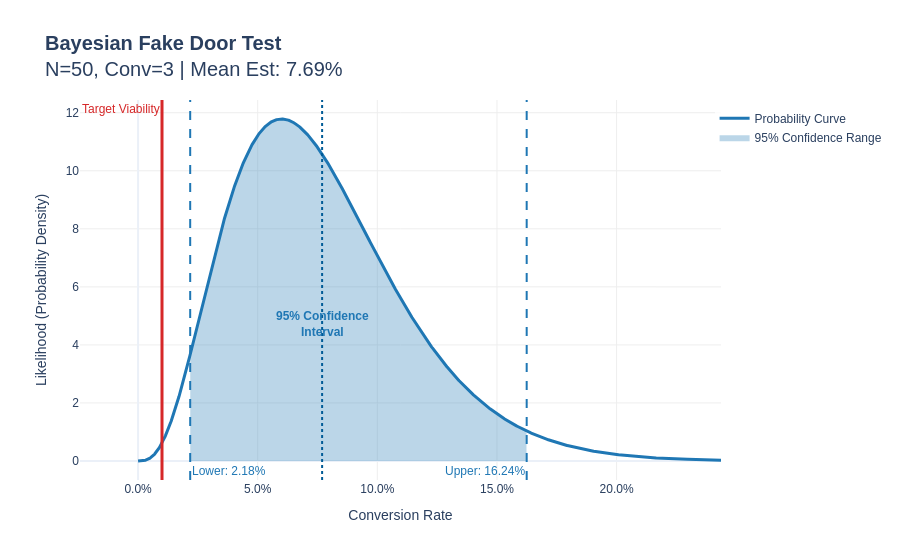

Notebook source saved alongside this figure:
### Code cell
import numpy as np
import plotly.graph_objects as go
from scipy.stats import beta

def run_interactive_fake_door_nice_blue(visitors, conversions, target_cvr):
    # 1. Bayesian Update (The Math)
    prior_alpha = 1
    prior_beta = 1
    
    post_alpha = prior_alpha + conversions
    post_beta = prior_beta + (visitors - conversions)
    
    # 2. Calculate Statistics
    mean_rate = post_alpha / (post_alpha + post_beta)
    
    # Calculate 95% Credible Interval
    ci_lower = beta.ppf(0.025, post_alpha, post_beta) 
    ci_upper = beta.ppf(0.975, post_alpha, post_beta) 
    
    # 3. Generate Data for Plotting
    x_max = max(mean_rate * 3, target_cvr * 2, ci_upper * 1.5)
    x = np.linspace(0, x_max, 2000)
    y = beta.pdf(x, post_alpha, post_beta)
    
    # 4. Create Interactive Plotly Graph
    fig = go.Figure()

    # Define Theme Colors
    primary_blue = '#1f77b4' # Standard light blue
    fill_blue = 'rgba(31, 119, 180, 0.3)' # Semi-transparent blue

    # A. The Main Curve
    fig.add_trace(go.Scatter(
        x=x, y=y,
        mode='lines',
        name='Probability Curve',
        line=dict(color=primary_blue, width=3)
    ))

    # B. The Highlighted 95% Confidence Area
    mask = (x >= ci_lower) & (x <= ci_upper)
    fig.add_trace(go.Scatter(
        x=x[mask], y=y[mask],
        mode='lines',
        fill='tozeroy', 
        name='95% Confidence Range',
        line=dict(width=0),
        fillcolor=fill_blue
    ))

    # C. Vertical Lines & Labels
    # Target Line (Red)
    fig.add_vline(x=target_cvr, line_width=3, line_dash="solid", line_color="#d62728", 
                  annotation_text="Target Viability", annotation_position="top left", annotation_font=dict(color="#d62728"))

    # Lower Bound Line
    fig.add_vline(x=ci_lower, line_width=2, line_dash="dash", line_color=primary_blue,
                  annotation_text=f"Lower: {ci_lower:.2%}", annotation_position="bottom right", annotation_font=dict(color=primary_blue))

    # Upper Bound Line
    fig.add_vline(x=ci_upper, line_width=2, line_dash="dash", line_color=primary_blue,
                  annotation_text=f"Upper: {ci_upper:.2%}", annotation_position="bottom left", annotation_font=dict(color=primary_blue))

    # Mean Line
    fig.add_vline(x=mean_rate, line_width=2, line_dash="dot", line_color="#005b96")

    # 5. Layout Formatting
    fig.update_layout(
        title=dict(
            text=f"<b>Bayesian Fake Door Test</b><br>N={visitors}, Conv={conversions} | Mean Est: {mean_rate:.2%}",
            font=dict(size=20)
        ),
        xaxis_title="Conversion Rate",
        yaxis_title="Likelihood (Probability Density)",
        xaxis=dict(tickformat=".1%", showgrid=True, gridcolor='#eee'),
        yaxis=dict(showgrid=True, gridcolor='#eee'),
        template="plotly_white",
        showlegend=True,
        legend=dict(y=0.99, x=0.99, bgcolor="rgba(255,255,255,0.8)"),
        font=dict(family="Arial, sans-serif"),
        plot_bgcolor='rgba(0,0,0,0)'
    )
    
    # Add text label
    fig.add_annotation(
        x=mean_rate, y=max(y)/2.5,
        text="95% Confidence<br>Interval",
        showarrow=False,
        font=dict(color=primary_blue, size=12, weight='bold')
    )

    fig.show()

# ==========================================
# ENTER YOUR DATA HERE & RUN
# ==========================================
run_interactive_fake_door_nice_blue(visitors=50, conversions=3, target_cvr=0.01)

### Figure 1 — Plotly figure (JSON) as saved in the notebook; plotly's stock layout.template omitted (floating-point values rounded to 4 significant figures; data arrays with more than 128 entries replaced by an {"elided": "..."} marker saying what was removed)
{"data": [{"line": {"color": "#1f77b4", "width": 3}, "mode": "lines", "name": "Probability Curve", "type": "scatter", "x": {"elided": "2000 float values"}, "y": {"elided": "2000 float values"}}, {"fill": "tozeroy", "fillcolor": "rgba(31, 119, 180, 0.3)", "line": {"width": 0}, "mode": "lines", "name": "95% Confidence Range", "type": "scatter", "x": {"elided": "1154 float values"}, "y": {"elided": "1154 float values"}}], "layout": {"annotations": [{"font": {"color": "#d62728"}, "showarrow": false, "text": "Target Viability", "x": 0.01, "xanchor": "right", "xref": "x", "y": 1, "yanchor": "top", "yref": "y domain"}, {"font": {"color": "#1f77b4"}, "showarrow": false, "text": "Lower: 2.18%", "x": 0.02178, "xanchor": "left", "xref": "x", "y": 0, "yanchor": "bottom", "yref": "y domain"}, {"font": {"color": "#1f77b4"}, "showarrow": false, "text": "Upper: 16.24%", "x": 0.1624, "xanchor": "right", "xref": "x", "y": 0, "yanchor": "bottom", "yref": "y domain"}, {"font": {"color": "#1f77b4", "size": 12, "weight": "bold"}, "showarrow": false, "text": "95% Confidence<br>Interval", "x": 0.07692, "y": 4.714}], "font": {"family": "Arial, sans-serif"}, "legend": {"bgcolor": "rgba(255,255,255,0.8)", "x": 0.99, "y": 0.99}, "plot_bgcolor": "rgba(0,0,0,0)", "shapes": [{"line": {"color": "#d62728", "dash": "solid", "width": 3}, "type": "line", "x0": 0.01, "x1": 0.01, "xref": "x", "y0": 0, "y1": 1, "yref": "y domain"}, {"line": {"color": "#1f77b4", "dash": "dash", "width": 2}, "type": "line", "x0": 0.02178, "x1": 0.02178, "xref": "x", "y0": 0, "y1": 1, "yref": "y domain"}, {"line": {"color": "#1f77b4", "dash": "dash", "width": 2}, "type": "line", "x0": 0.1624, "x1": 0.1624, "xref": "x", "y0": 0, "y1": 1, "yref": "y domain"}, {"line": {"color": "#005b96", "dash": "dot", "width": 2}, "type": "line", "x0": 0.07692, "x1": 0.07692, "xref": "x", "y0": 0, "y1": 1, "yref": "y domain"}], "showlegend": true, "title": {"font": {"size": 20}, "text": "<b>Bayesian Fake Door Test</b><br>N=50, Conv=3 | Mean Est: 7.69%"}, "xaxis": {"gridcolor": "#eee", "showgrid": true, "tickformat": ".1%", "title": {"text": "Conversion Rate"}}, "yaxis": {"gridcolor": "#eee", "showgrid": true, "title": {"text": "Likelihood (Probability Density)"}}}}
